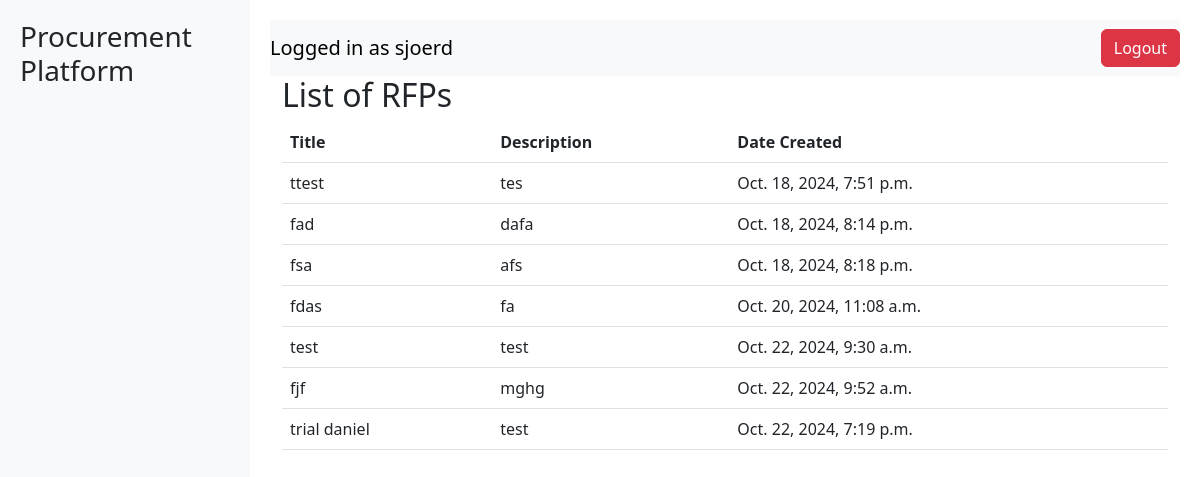
Before: /procurement01/rfps/ (signed in) with the older database file.
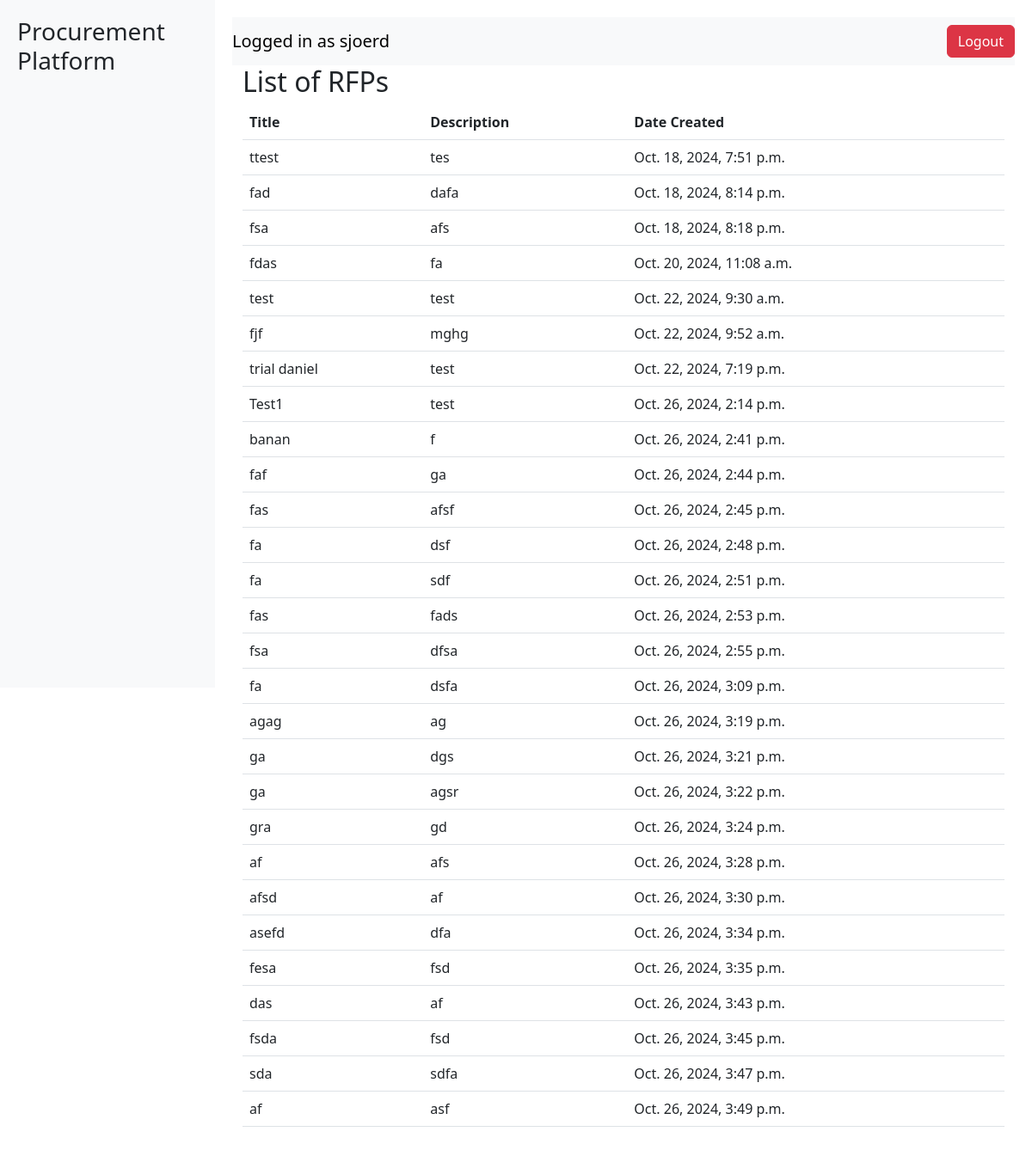
After: the same page with the newer database file.
### procurement01/models.py (models this page shows, shortened)
class CustomUser(AbstractUser):
    company = models.ForeignKey(Company, on_delete=models.CASCADE, null=True)

class RFP(models.Model):
    title = models.CharField(max_length=255)
    description = models.TextField()
    created_at = models.DateTimeField(auto_now_add=True)
    updated_at = models.DateTimeField(auto_now=True)

### procurement01/views.py (the view)
# urls.py: path('rfps/', views.rfp_list_view, name='rfp_list'),
@login_required
def rfp_list_view(request):
    rfps = RFP.objects.all()  # You might want to filter by the user's company if needed
    return render(request, 'procurement01/rfp_list.html', {'rfps': rfps})

### procurement01/templates/procurement01/rfp_list.html
{% extends 'procurement01/layout.html' %}
{% block content %}
<h2>List of RFPs</h2>
<table class="table">
    <thead>
        <tr>
            <th>Title</th>
            <th>Description</th>
            <th>Date Created</th>
        </tr>
    </thead>
    <tbody>
        {% for rfp in rfps %}
        <tr>
            <td>{{ rfp.title }}</td>
            <td>{{ rfp.description }}</td>
            <td>{{ rfp.created_at }}</td>
        </tr>
        {% empty %}
        <tr>
            <td colspan="3">No RFPs available.</td>
        </tr>
        {% endfor %}
    </tbody>
</table>
{% endblock %}

### procurement01/templates/procurement01/layout.html (shortened to what this page needs)
{% load static %}
<!DOCTYPE html>
<html lang="en">
<head>
    <link href="https://cdn.jsdelivr.net/npm/bootstrap@5.3.0-alpha3/dist/css/bootstrap.min.css" rel="stylesheet">
    <link href="{% static 'style.css' %}" rel="stylesheet">
</head>
<body>
    <div class="sidebar">
        <h3>Procurement Platform</h3>
    </div>
    <div class="main-content">
        <nav class="navbar navbar-light bg-light">
            <span class="navbar-brand">Logged in as {{ user.username }}</span>
            <a href="{% url 'logout' %}" class="btn btn-danger">Logout</a>
        </nav>
        <div class="container">
            {% block content %}{% endblock %}
        </div>
    </div>
</body>
</html>

### procurement01/static/style.css (style rules this page uses)
body { display: flex; }
.sidebar { width: 250px; background-color: #f8f9fa; height: 100vh; padding: 20px; position: fixed; }
.main-content { margin-left: 250px; padding: 20px; width: 100%; background-color: F5F6F6; }

Changed rows visible on the page:
added RFP: title "Test1", description "test", created_at "Oct. 26, 2024, 2:14 p.m."
added RFP: title "banan", description "f", created_at "Oct. 26, 2024, 2:41 p.m."
added RFP: title "faf", description "ga", created_at "Oct. 26, 2024, 2:44 p.m."
added RFP: title "fas", description "afsf", created_at "Oct. 26, 2024, 2:45 p.m."
added RFP: title "fa", description "dsf", created_at "Oct. 26, 2024, 2:48 p.m."
added RFP: title "fa", description "sdf", created_at "Oct. 26, 2024, 2:51 p.m."
added RFP: title "fas", description "fads", created_at "Oct. 26, 2024, 2:53 p.m."
added RFP: title "fsa", description "dfsa", created_at "Oct. 26, 2024, 2:55 p.m."
added RFP: title "fa", description "dsfa", created_at "Oct. 26, 2024, 3:09 p.m."
added RFP: title "agag", description "ag", created_at "Oct. 26, 2024, 3:19 p.m."
added RFP: title "ga", description "dgs", created_at "Oct. 26, 2024, 3:21 p.m."
added RFP: title "ga", description "agsr", created_at "Oct. 26, 2024, 3:22 p.m."
added RFP: title "gra", description "gd", created_at "Oct. 26, 2024, 3:24 p.m."
added RFP: title "af", description "afs", created_at "Oct. 26, 2024, 3:28 p.m."
added RFP: title "afsd", description "af", created_at "Oct. 26, 2024, 3:30 p.m."
added RFP: title "asefd", description "dfa", created_at "Oct. 26, 2024, 3:34 p.m."
added RFP: title "fesa", description "fsd", created_at "Oct. 26, 2024, 3:35 p.m."
added RFP: title "das", description "af", created_at "Oct. 26, 2024, 3:43 p.m."
added RFP: title "fsda", description "fsd", created_at "Oct. 26, 2024, 3:45 p.m."
added RFP: title "sda", description "sdfa", created_at "Oct. 26, 2024, 3:47 p.m."
added RFP: title "af", description "asf", created_at "Oct. 26, 2024, 3:49 p.m."
